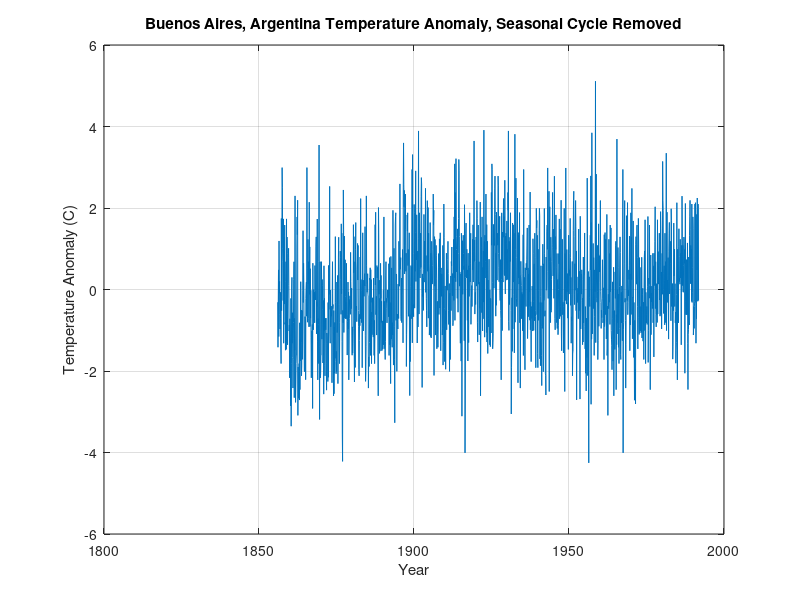

The MATLAB script that drew this image: (Note: this script raises an error after producing the figure.)
% Devin Delfino
% PHYS 228: Scientific Computing
% Assignment 1: Looking for Climate Change, Part 2

% load variables from Assignment 1, part 1

clear %clears workspace to prevent unknown error

load aires.dat
months = aires(:,1);
temperature_C = aires(:,3);
location = 'Buenos Aires, Argentina';
years = (months/12)+1960;

num_months = 1:length(years);

for(it=1:12)
	annual_cycle(it) = mean(temperature_C(mod(num_months, 12)==(mod(it,12))));

	% 1. mod(num_months,12) - Performs modular arithmetic of 12 on the vector containing the integers 1 - the number of months recorded (2055)
	% 2. mod(num_months,12)==mod(it,12) - January comprises months 1, 13, 25, ...,  12n+1, so setting the modular arithmetic results == 1 will create a vector of 1's and 0's
	%                            representing which months in the list are January (this will occur for each month as a result of the mod(it,12))
	% 3. temperature_C(mod(num_months, 12)==mod(it,12)) - Uses the vector of 1's and 0's to index into the temperatures recorded in each month, extracting the temperatures recorded in each month
	% 4. mean(temperature_C(mod(num_months, 12)==mod(it,12))) - Takes the mean of the temperatures recorded in each corresponding month
end

% Calculates Monthly Temperature Anomaly for each month
for(it=num_months)
	current_month = mod(it,12);
	if(current_month==0)
		current_month = 12;
	end
	mon_anomaly(it) = temperature_C(it) - annual_cycle(current_month);
end

figure;
plot(years, mon_anomaly);
ylabel('Temperature Anomaly (C)');
xlabel('Year');
title(strcat(location,' Temperature Anomaly, Seasonal Cycle Removed'));
grid;

% Moving Average
Moving_Average(10,years,mon_anomaly, location);
Moving_Average(5,years,mon_anomaly, location);
Moving_Average(1,years,mon_anomaly, location);

Moving_Average(100, years, mon_anomaly, location);


